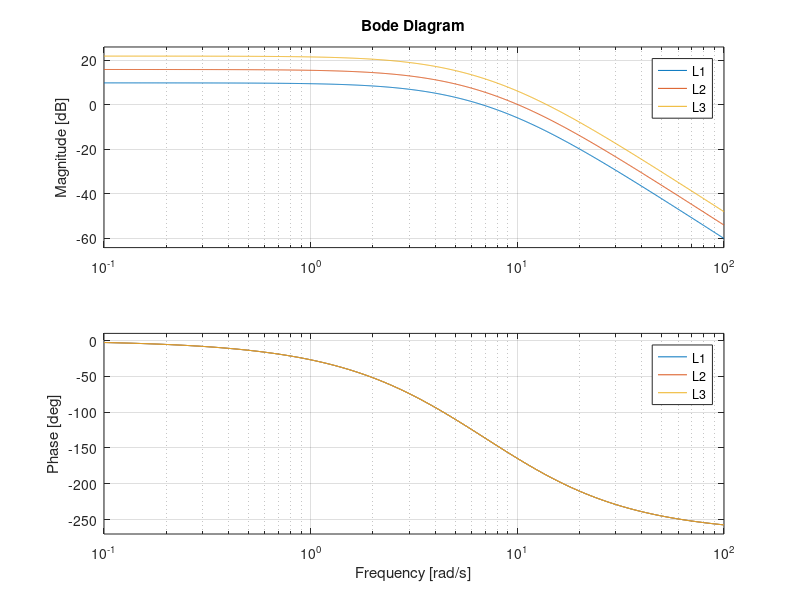

Reproduce this figure in MATLAB.
s = tf('s'); % Define a Laplace parameter
L1 = 1e3/((s+4)*(s+8)*(s+10)); % Loop Transfer Function
L2 = 2e3/((s+4)*(s+8)*(s+10)); % Loop Transfer Function
L3 = 4e3/((s+4)*(s+8)*(s+10)); % Loop Transfer Function

bode(L1,L2,L3); grid on % Bode plot of the Loop Transfer Function

